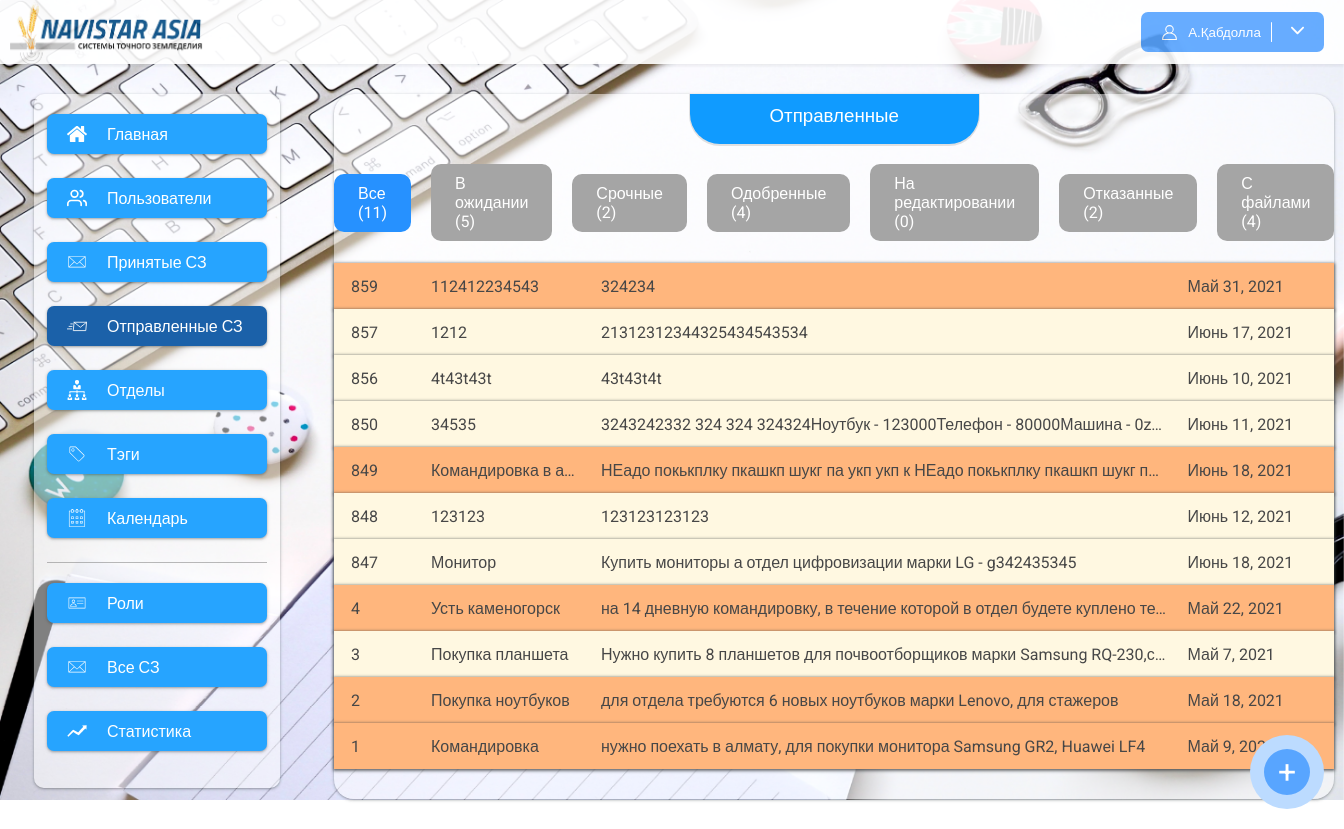
Screenshot of /notes (signed in) with the database file from the repository.
### app/models.py (models this page shows, shortened)
class ServiceNote(models.Model):
    user = models.ForeignKey(User, null=True, blank=True, on_delete=models.CASCADE, related_name="notes")
    number = models.IntegerField(null=True, blank=True)
    title = models.CharField(max_length=120)
    text = models.TextField()
    summa = models.CharField(max_length=200, null=True, blank=True)
    fast = models.BooleanField(default=False)
    date_create = models.DateTimeField(auto_now_add=True)
    date_update = models.DateTimeField(auto_now=True)
    date = models.DateField(null=True, blank=True)
    tags = models.ManyToManyField(Tags, null=True, blank=True, related_name="notes")
    user_index = models.IntegerField(default=1, null=True, blank=True)
    status = models.CharField(max_length=200, choices=statuses, null=True, blank=True)
    def get_absolute_url(self):
        return reverse("note_detail", args=[str(self.pk)])
    class Meta:
        verbose_name = "Служебная записка"
        verbose_name_plural = "Служебные записки"

### app/views.py (the view, shortened to what this page needs)
# urls.py: path("notes", notes_list, name="notes_list"),
@login_required()
def notes_list(request):
    last = ServiceNote.objects.last()
    tags = Tags.objects.all()
    notes = ServiceNote.objects.filter(user=request.user).order_by('-pk')
    count_all = notes.count()
    count_wait = notes.filter(status=None).count()
    count_fast = notes.filter(status=None).filter(fast=True).count()
    count_success = notes.filter(status=success).count()
    count_edit = notes.filter(status=edit).count()
    count_error = notes.filter(status=error).count()
    count_files = notes.filter(~Q(files = None)).count()
    users = User.objects.all()
    if last:
        number = last.number + 1 if last.number else 1
    else:
        number = 1
    return render(request, 'notes.html', {"users": users, "notes": notes, "tags": tags, "number": number,
                                          "count_all": count_all,
                                          "count_wait": count_wait,
                                          "count_fast": count_fast,
                                          "count_success": count_success,
                                          "count_edit": count_edit,
                                          "count_error": count_error,
                                          "count_files": count_files,
                                          })

### app/templatetags/app_tags.py (called while the page is built)
@register.filter(name="htmlToText")
def htmlToText(data):
    if data.startswith("<"):
        text = BS(data)
        return text.get_text()
    else:
        return data

### app/templates/notes.html (shortened to what this page needs)
{% extends 'base.html' %}
{% load static %}
{% load app_tags %}
{% block content %}
<div class="content" style="padding-left: 0px; padding-right: 0px">
    <h3 class="content_title">
        Отправленные
    </h3>
    <div class="note_statuses">
            <a href="{% url 'notes_list' %}" class="note_status {% if request.get_full_path == '/notes' %}note_status_active{% endif %}">Все ({{ count_all }})</a>
            <a href="?status=wait" class="note_status {% if request.get_full_path == '/notes?status=wait' %}note_status_active{% endif %}">В ожидании ({{ count_wait }})</a>
            <a href="?status=fast" class="note_status  {% if request.get_full_path == '/notes?status=fast' %}note_status_active{% endif %}">Срочные ({{ count_fast }})</a>
            <a href="?status=success" class="note_status  {% if request.get_full_path == '/notes?status=success' %}note_status_active{% endif %}">Одобренные ({{ count_success }})</a>
            <a href="?status=edit" class="note_status  {% if request.get_full_path == '/notes?status=edit' %}note_status_active{% endif %}">На редактировании ({{ count_edit }})</a>
            <a href="?status=error" class="note_status  {% if request.get_full_path == '/notes?status=error' %}note_status_active{% endif %}">Отказанные ({{ count_error }})</a>
            <a href="?status=files" class="note_status  {% if request.get_full_path == '/notes?status=files' %}note_status_active{% endif %}">С файлами ({{ count_files }})</a>
    </div>
    <div class="flex_notes">
        {% for note in notes %}
        <a href="{{ note.get_absolute_url }}" class="flex_note {% if note.fast %}fast_note{% endif %}">
            <div class="note_number">{{ note.number }}</div>
            <div class="note_title">{{ note.title }}</div>
            <div class="note_text">{{ note.text|htmlToText }}</div>
            <div class="note_date">{{ note.date }}</div>
        </a>
        {% empty %}
        <h4 class="not_found">Вы не создавали служебных записок</h4>
        {% endfor %}
    </div>
</div>
<a id="btn_modal_window">
    <div class="circle_add">
        +
    </div>
</a>
{% endblock %}

### app/templates/base.html (shortened to what this page needs)
{% load static %}
<!DOCTYPE html>
<html>
<head>
    <link rel="stylesheet" href="{% static 'css/style.css' %}">
</head>
<body>
<div class="wrapper">
    <div class="header">
        <img src="{% static 'img/navistar.png' %}" height="100%">
        <button class="profile_button">
            {% if request.user.is_authenticated %}
            <img src="{% static 'img/profile.svg' %}" alt="" width="17px" height="17px">
				<span>
					{{ request.user.first_name|slice:"1" }}.{{ request.user.last_name }}
				</span>
            <span style="cursor: pointer" onclick="show_menu()">
                <img src="{% static 'img/arrow.svg' %}" alt="" width="13px" height="13px">
            </span>
            {% else %}
            <span>Войти</span>
            {% endif %}
        </button>
    </div>
    <div class="main">
        {% include 'include/sidebar_menu.html' %}
        {% block content %}
        {% endblock %}
    </div>
</div>
</body>
</html>

### app/static/css/style.css (style rules this page uses)
body { padding:0px; margin:0px; overflow-x:hidden; font-family: 'Roboto', sans-serif; }
a { color: inherit; text-decoration: none; }
.wrapper { width:100%; position: absolute; }
.header { box-shadow: 0px 2px 3px rgba(57, 57, 57, 0.09); height: 64px; background-color: #fff; opacity: .9; display: flex; justify-content: space-between; align-items: center; }
.header img { margin-left: 10px; }
.profile_button { background-color: #58A5FF; border-width: 0px; padding: 10px; color:white; border-radius: 7px; display: flex; margin-right:20px; align-items: center; }
.profile_button img { margin-right:10px; }
.main { display: flex; flex-direction: row; }
.content { flex-grow: 1; padding: 10px; padding-bottom:30px; min-height: 500px; margin:30px 20px; background: rgba(255, 255, 255, 0.5); box-shadow: 0px 4px 4px rgba(204, 204, 204, 0.25); box-shadow: 0 1px 2px 0 rgb(60 64 67 / 30%), 0 1px 3px 1px rgb(60 64 67 / 15%); border-radius: 20px; }
.circle_add { z-index: 2; padding: 13px; color: white; background-color: #58A5FF; display: flex; font-size: 32px; justify-content: center; align-items: center; border-radius: 100%; width: 20px; height: 20px; position: fixed; right: 20px; bottom: 20px; border: 14px solid #ffffff99; cursor: pointer; }
.content_title { padding: 10px 80px; border-bottom-right-radius: 30px; border-bottom-left-radius: 30px; font-family: 'Montserrat', sans-serif; color: #ffffff; width: fit-content; margin: auto; display: block; box-shadow: 0px 1px 0px 1px #78787836; background: #348cfb; background:#77a7ff; background:#109bff; height: 30px; margin-top: -10px; }
.flex_notes { margin-top: 22px; display: flex; flex-direction: column; width: 100%; }
.flex_note { align-items: center; height: 32px; display: flex; color: #474747; box-shadow:0 1px 2px 0 rgb(60 64 67 / 30%), 0 1px 3px 1px rgb(60 64 67 / 65%); background-color: #fff8e1; padding:7px; }
.note_number { padding-left: 10px; margin-right: 20px; width: 60px; }
.note_title { width: 150px; margin-right: 20px; white-space: nowrap; overflow: hidden; text-overflow: ellipsis; }
.note_text { flex-grow: 1; margin-right: 20px; min-width: 0px; width:0px; white-space: nowrap; overflow: hidden; text-overflow: ellipsis; }
.note_date { width: 140px; }
.fast_note { background-color: #ffb67d; }
.note_statuses { display: flex; align-items: center; justify-content: center; }
.note_status { padding: 10px 24px; width: fit-content; background-color: #a5a5a5; border-radius: 10px; margin: 20px; margin-left: 0px; color: white; margin-bottom: 0px; }
.note_status:last-child { margin-right: 0px; }
.note_status_active { background-color: #2691ff; }
h1, h2, h3, h4 { font-family: "Dosis", arial, tahoma, verdana; font-weight: 500; }

### rows the page displays
ServiceNote: number "859", title "112412234543", text|htmlToText "324234", date "Май 31, 2021"
ServiceNote: number "857", title "1212", text|htmlToText "21312312344325434543534", date "Июнь 17, 2021"
ServiceNote: number "856", title "4t43t43t", text|htmlToText "43t43t4t", date "Июнь 10, 2021"
ServiceNote: number "850", title "34535", text|htmlToText "3243242332 324 324 324324Ноутбук - 123000Телефон - 80000Машина - 0z…", date "Июнь 11, 2021"
ServiceNote: number "849", title "Командировка в а…", text|htmlToText "НЕадо покькплку пкашкп шукг па укп укп к НЕадо покькплку пкашкп шукг п…", date "Июнь 18, 2021"
ServiceNote: number "848", title "123123", text|htmlToText "123123123123", date "Июнь 12, 2021"
ServiceNote: number "847", title "Монитор", text|htmlToText "Купить мониторы а отдел цифровизации марки LG - g342435345", date "Июнь 18, 2021"
ServiceNote: number "4", title "Усть каменогорск", text|htmlToText "на 14 дневную командировку, в течение которой в отдел будете куплено те…", date "Май 22, 2021"
ServiceNote: number "3", title "Покупка планшета", text|htmlToText "Нужно купить 8 планшетов для почвоотборщиков марки Samsung RQ-230,с…", date "Май 7, 2021"
ServiceNote: number "2", title "Покупка ноутбуков", text|htmlToText "для отдела требуются 6 новых ноутбуков марки Lenovo, для стажеров", date "Май 18, 2021"
ServiceNote: number "1", title "Командировка", text|htmlToText "нужно поехать в алмату, для покупки монитора Samsung GR2, Huawei LF4", date "Май 9, 2021"

### other values shown
{{ request.user.first_name|slice:"1" }} "А"
{{ request.user.last_name }} "Қабдолла"
{{ count_all }} "11"
{{ count_wait }} "5"
{{ count_fast }} "2"
{{ count_success }} "4"
{{ count_edit }} "0"
{{ count_error }} "2"
{{ count_files }} "4"
